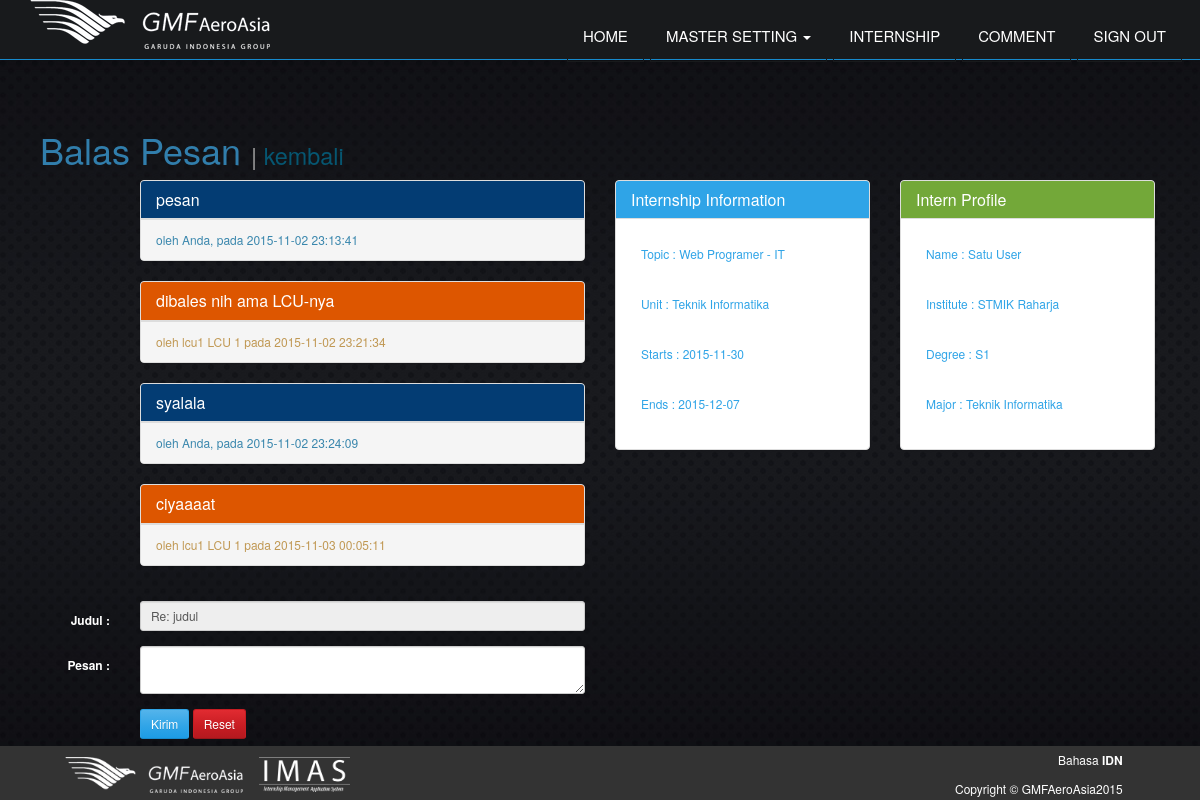
Page /inside.php?p=message&act=reply&i=aeb4f07b-817c-11e5-9fd6-28d244bd1b19 (signed in) on the committed database.
### tables this page shows
CREATE TABLE `message` (
  `GUID` varchar(36) NOT NULL,
  `UNIT_ID` varchar(36) NOT NULL,
  `INTERN_ID` varchar(36) NOT NULL,
  `TITLE` varchar(100) NOT NULL,
  `SENDER_ID` varchar(36) NOT NULL,
  `MESSAGE_ID` varchar(36) NOT NULL,
  `MESSAGE` text NOT NULL,
  `DTMCRT` datetime NOT NULL,
  `STATUS` varchar(20) NOT NULL,
  PRIMARY KEY (`GUID`)
);

CREATE TABLE `user_detail` (
  `GUID` varchar(36) NOT NULL,
  `USER_ID` varchar(36) NOT NULL,
  `UNIT_ID` varchar(36) NOT NULL,
  `FIRSTNAME` varchar(30) NOT NULL,
  `LASTNAME` varchar(30) NOT NULL,
  `ID_CARD` varchar(20) NOT NULL,
  `NIM_NIS` varchar(15) NOT NULL,
  `EMAIL` varchar(128) NOT NULL,
  `PLACE_OF_BIRTH` varchar(50) NOT NULL,
  `DATE_OF_BIRTH` date NOT NULL,
  `GENDER` char(1) NOT NULL,
  `USER_ADDRESS` text NOT NULL,
  `HOBBY` varchar(160) NOT NULL,
  `PHONE1` varchar(15) NOT NULL,
  `PHONE2` varchar(15) NOT NULL,
  `CONCERN` varchar(128) NOT NULL,
  `ABOUT_ME` text NOT NULL,
  `CV` blob NOT NULL,
  `MIME_CV` varchar(255) NOT NULL,
  `PHOTO` blob NOT NULL,
  `MIME_PHOTO` varchar(255) NOT NULL,
  `DTMCRT` timestamp NOT NULL DEFAULT CURRENT_TIMESTAMP ON UPDATE CURRENT_TIMESTAMP,
  `USRCRT` varchar(30) NOT NULL,
  `DTMUPD` timestamp NOT NULL DEFAULT '0000-00-00 00:00:00',
  `USRUPD` varchar(30) NOT NULL,
  PRIMARY KEY (`GUID`),
  UNIQUE KEY `USER_ID` (`USER_ID`)
);

CREATE TABLE `internship_registration` (
  `GUID` varchar(36) NOT NULL,
  `USER_DETAIL_ID` varchar(36) NOT NULL,
  `EDUCATION_LEVEL_ID` varchar(36) NOT NULL,
  `UNIT_ID` varchar(36) NOT NULL,
  `MASTER_TOPIC_ID` varchar(36) NOT NULL,
  `INTERNSHIP_PROJECT_ID` varchar(36) NOT NULL,
  `PROGRAM_ID` varchar(36) NOT NULL,
  `START_DATE` date NOT NULL,
  `END_DATE` date NOT NULL,
  `PROPOSAL` mediumblob NOT NULL,
  `MIME_PROPOSAL` varchar(255) NOT NULL,
  `COVER_LETTER` mediumblob NOT NULL,
  `MIME_COVER_LETTER` varchar(255) NOT NULL,
  `STATUS` enum('PENDING','APPROVED','IN PROGRESS','FINISHED','DONE','REJECTED') NOT NULL DEFAULT 'PENDING',
  `DTMCRT` date NOT NULL,
  `USRCRT` varchar(30) NOT NULL,
  `DTMUPD` date NOT NULL,
  `USRUPD` varchar(30) NOT NULL,
  PRIMARY KEY (`GUID`)
);

CREATE TABLE `master_topic` (
  `GUID` varchar(36) NOT NULL,
  `TOPIC_NAME` varchar(255) NOT NULL,
  `DTMCRT` date NOT NULL,
  `USRCRT` varchar(30) NOT NULL,
  `DTMUPD` date NOT NULL,
  `USRUPD` varchar(30) NOT NULL,
  PRIMARY KEY (`GUID`)
);

CREATE TABLE `unit` (
  `GUID` varchar(36) NOT NULL,
  `UNIT_CODE` char(5) NOT NULL,
  `UNIT_NAME` varchar(50) NOT NULL,
  `UNIT_DESC` varchar(255) NOT NULL,
  `DTMCRT` date NOT NULL,
  `USRCRT` varchar(30) NOT NULL,
  `DTMUPD` date NOT NULL,
  `USRUPD` varchar(30) NOT NULL,
  PRIMARY KEY (`GUID`)
);

CREATE TABLE `user_education` (
  `GUID` varchar(36) NOT NULL,
  `USER_DETAIL_ID` varchar(36) NOT NULL,
  `EDUCATION_LEVEL_ID` varchar(36) NOT NULL,
  `INSTITUTE_ID` varchar(36) NOT NULL,
  `MAJOR_ID` varchar(36) NOT NULL,
  `NAME_TRAINING` varchar(255) NOT NULL,
  `CERTIFICATE` blob NOT NULL,
  `TYPE_EDUCATION` char(1) NOT NULL,
  `START_YEAR` date NOT NULL,
  `END_YEAR` date NOT NULL,
  `DTMCRT` datetime NOT NULL,
  `USRCRT` varchar(30) NOT NULL,
  `DTMUPD` datetime NOT NULL,
  `USRUPD` varchar(30) NOT NULL,
  PRIMARY KEY (`GUID`)
);

CREATE TABLE `institute` (
  `GUID` varchar(36) NOT NULL,
  `INSTITUTE_NAME` varchar(255) NOT NULL,
  `INSTITUTE_TYPE` varchar(3) NOT NULL DEFAULT '0',
  `INSTITUTE_NICK` varchar(4) NOT NULL DEFAULT '0',
  `DTMCRT` datetime NOT NULL,
  `USRCRT` varchar(30) NOT NULL,
  `DTMUPD` datetime NOT NULL,
  `USRUPD` varchar(30) NOT NULL,
  PRIMARY KEY (`GUID`)
);

CREATE TABLE `education_level` (
  `GUID` varchar(36) NOT NULL,
  `EDUCATION_LEVEL_NAME` varchar(5) NOT NULL,
  `LANG_CODE` char(3) NOT NULL,
  `SEQUENCE` smallint(6) NOT NULL,
  `DTMCRT` date NOT NULL,
  `USRCRT` varchar(30) NOT NULL,
  `DTMUPD` date NOT NULL,
  `USRUPD` varchar(30) NOT NULL,
  PRIMARY KEY (`GUID`)
);

CREATE TABLE `major` (
  `GUID` varchar(36) NOT NULL,
  `MAJOR_NAME` varchar(255) NOT NULL,
  `DTMCRT` date NOT NULL,
  `USRCRT` varchar(30) NOT NULL,
  `DTMUPD` date NOT NULL,
  `USRUPD` varchar(30) NOT NULL,
  PRIMARY KEY (`GUID`)
);

### fungsi.php (called while the page is built, shortened)
<?php
function ambildata($guid,$tabel,$kolom,$where=null){
	if($where==null){
		$a = mysql_query("select * from $tabel where GUID='$guid'");
	}else{
		$a = mysql_query("select * from $tabel where $where");
	}
	$b = mysql_fetch_array($a);
	return $b[$kolom];
}
?>

### message.php (the view, shortened to what this page needs)
<?php
if(isset($_GET['act'])){
	$act = $_GET['act'];
	switch ($act) {
?>
<?php
		case 'reply':
		if(!isset($_GET['i'])){
			eksyen('Error','inside.php#comment');
		}else{
			$i = $_GET['i'];
			$q = mysql_query("select * from message where GUID='$i'");
			$d = mysql_fetch_array($q);
			$idintern = ambildata($d['INTERN_ID'],'internship_registration','USER_DETAIL_ID');
			$unitid = ambildata($idintern,'user_detail','UNIT_ID');
			$unitname = ambildata($unitid,'unit','UNIT_NAME');
		}
?>
			<br><h1>Balas Pesan <small>| <a href="inside.php#comment">kembali</a></small></h1>
			<div class="col-md-6">
				<form action="?p=message&act=save" method="POST" class="form-horizontal" role="form">
					<div class="form-group">
						<label for="input" class="col-sm-2 control-label"></label>
						<div class="col-sm-10">
						<?php
						$qq=mysql_query("select * from message where MESSAGE_ID='$i' order by DTMCRT asc");
						while($dq=mysql_fetch_array($qq)){
						?>
							<div class="panel panel-<?php $p=($_SESSION['iddetail']==$dq['SENDER_ID']) ? "info":"warning"; echo $p; ?>">
								  <div class="panel-heading">
										<h3 class="panel-title"><?=$dq['MESSAGE'];?></h3>
								  </div>
								  <div class="panel-footer text-<?=$p;?>">
										oleh
										<?php
										if($_SESSION['iddetail']==$dq['SENDER_ID']){
											echo "Anda,";
										}else{
										?>
										<?=ambildata($dq['SENDER_ID'],'user_detail','FIRSTNAME');?> <?=ambildata($dq['SENDER_ID'],'user_detail','LASTNAME');?>
										<?php } ?>
										pada <?=$dq['DTMCRT'];?>
								  </div>
							</div>
						<?php } ?>
						</div>
					</div>
					<div class="form-group">
						<label for="inputJudul" class="col-sm-2 control-label">Judul :</label>
						<div class="col-sm-10">
							<input type="text" name="judul" id="inputJudul" class="form-control input-sm" required="required" maxlength="50" value="Re: <?=$d['TITLE'];?>" readonly>
						</div>
					</div>
					<div class="form-group">
						<label for="inputPesan" class="col-sm-2 control-label">Pesan :</label>
						<div class="col-sm-10">
							<textarea name="pesan" id="inputPesan" class="form-control input-sm" required="required"></textarea>
						</div>
					</div>
					<div class="form-group">
						<div class="col-sm-10 col-sm-offset-2">
							<button type="submit" class="btn btn-primary btn-sm">Kirim</button>
							<button type="reset" class="btn btn-danger btn-sm">Reset</button>
						</div>
					</div>
				</form>
			</div>
			<div class="col-md-3">
				<div class="panel panel-primary">
					  <div class="panel-heading">
							<h3 class="panel-title">Internship Information</h3>
					  </div>
					  <div class="panel-body">
					  <?php
					  $idtopic = ambildata($d['INTERN_ID'],'internship_registration','MASTER_TOPIC_ID');
					  ?>
							<p class="text-primary">Topic : <?=ambildata($idtopic,'master_topic','TOPIC_NAME');?></p>
							<p class="text-primary">Unit : <?=$unitname;?></p>
							<p class="text-primary">Starts : <?=ambildata($d['INTERN_ID'],'internship_registration','START_DATE');?></p>
							<p class="text-primary">Ends : <?=ambildata($d['INTERN_ID'],'internship_registration','END_DATE');?></p>
					  </div>
				</div>
			</div>
			<div class="col-md-3">
				<div class="panel panel-success">
					  <div class="panel-heading">
							<h3 class="panel-title">Intern Profile</h3>
					  </div>
					  <div class="panel-body">
					  <?php
					  $ideducation = ambildata('x','user_education','EDUCATION_LEVEL_ID','USER_DETAIL_ID="'.$idintern.'"');
					  $idinstitute = ambildata('x','user_education','INSTITUTE_ID','USER_DETAIL_ID="'.$idintern.'"');
					  $idmajor = ambildata('x','user_education','MAJOR_ID','USER_DETAIL_ID="'.$idintern.'"');
					  ?>
							<p class="text-primary">Name : <?=ambildata($idintern,'user_detail','FIRSTNAME');?> <?=ambildata($idintern,'user_detail','LASTNAME');?></p>
							<p class="text-primary">Institute : <?=ambildata($idinstitute,'institute','INSTITUTE_NAME');?></p>
							<p class="text-primary">Degree : <?=ambildata($ideducation,'education_level','EDUCATION_LEVEL_NAME');?></p>
							<p class="text-primary">Major : <?=ambildata($idmajor,'major','MAJOR_NAME');?></p>
					  </div>
				</div>
			</div>
<?php
			break;
	}
}
?>

### css/style - Copy.css (style rules this page uses)
html { position: relative; min-height: 100%; }
body { color: #fff; line-height:1.2em; font-size:12px; line-height:20px; background-color: #FFF; background: #181A1C url(../images/brand-bg.png) repeat center; }
a { color:#065671; text-decoration: none; }
h1, h2, h3, h4, h5, h6 { font-weight: normal; }
h1 { margin: 10px; }
p { padding: 10px; font-weight: 100; color: #fff; }

### rows in the picture
message: MESSAGE "pesan", shows "Anda,", DTMCRT "2015-11-02 23:13:41", judul "Re: judul", INTERN_ID.TOPIC_NAME "Web Programer - IT", INTERN_ID.UNIT_NAME "Teknik Informatika", INTERN_ID.START_DATE "2015-11-30", INTERN_ID.END_DATE "2015-12-07", INTERN_ID.FIRSTNAME "Satu", INTERN_ID.LASTNAME "User", INTERN_ID.INSTITUTE_NAME "STMIK Raharja", INTERN_ID.EDUCATION_LEVEL_NAME "S1", INTERN_ID.MAJOR_NAME "Teknik Informatika"
message: MESSAGE "dibales nih ama LCU-nya", SENDER_ID.FIRSTNAME "lcu1", SENDER_ID.LASTNAME "LCU 1", DTMCRT "2015-11-02 23:21:34"
message: MESSAGE "syalala", shows "Anda,", DTMCRT "2015-11-02 23:24:09"
message: MESSAGE "ciyaaaat", SENDER_ID.FIRSTNAME "lcu1", SENDER_ID.LASTNAME "LCU 1", DTMCRT "2015-11-03 00:05:11"
